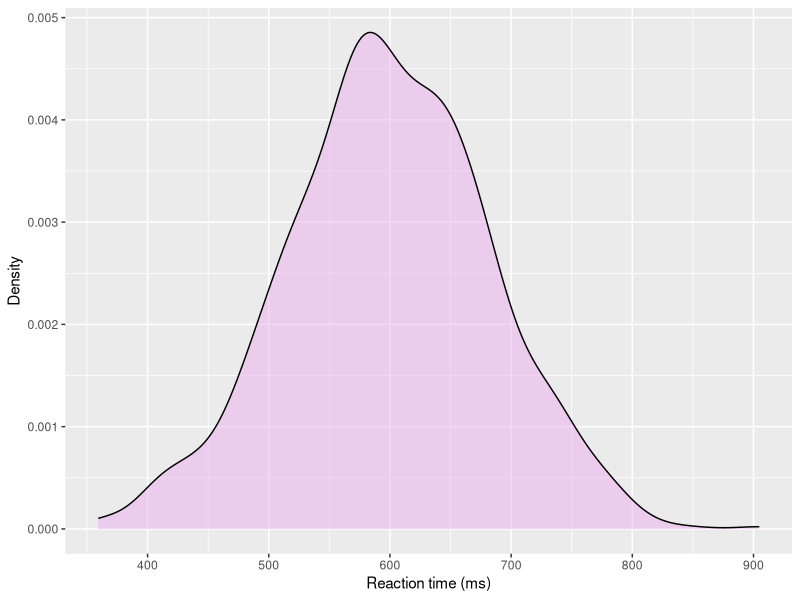
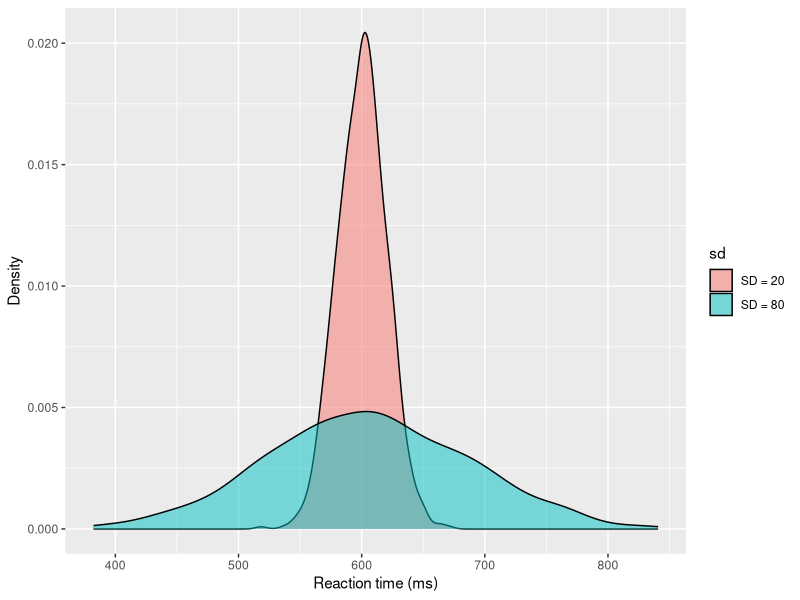

Source code (R) for these figures, in order:
## ---- chunk 1
knitr::opts_chunk$set(echo = TRUE, message = FALSE, warning = FALSE)
## ---- chunk 2
library(tidyverse)
library(palmerpenguins)
## ---- chunk 3
glimpse(penguins)
## ---- chunk 4
set.seed(1)
## ---- chunk 5
rt <- tibble(value = rnorm(1000, mean = 600, sd = 80))
## ---- chunk 6
rt %>%
  ggplot(aes(x = value)) +
  geom_density(fill = "plum2", alpha = 0.5) +
  xlab("Reaction time (ms)") + ylab("Density")
## ---- chunk 7
set.seed(2)
## ---- chunk 8
rt2 <- bind_rows(
  tibble(value = rnorm(1000, mean = 600, sd = 80), sd = "SD = 80"),
  tibble(value = rnorm(1000, mean = 600, sd = 20), sd = "SD = 20")
)
## ---- chunk 9
rt2 %>%
  ggplot(aes(x = value, fill = sd)) +
  geom_density(alpha = 0.5) +
  xlab("Reaction time (ms)") + ylab("Density")
## ---- chunk 10
mean(penguins$flipper_length_mm)
## ---- chunk 11
penguins %>%
  na.omit() %>%
  pull(flipper_length_mm) %>%
  mean()

mean(penguins$flipper_length_mm, na.rm = TRUE)
## ---- chunk 12
nrow(penguins)
nrow(na.omit(penguins))
sum(is.na(penguins$flipper_length_mm))
## ---- chunk 13
median(penguins$flipper_length_mm, na.rm = TRUE)
## ---- chunk 14
find_mode <- function(x) {
  u <- unique(x)
  tab <- tabulate(match(x, u))
  u[tab == max(tab)]
}
## ---- chunk 15
find_mode(penguins$island)
find_mode(penguins$species)
## ---- chunk 16
penguins %>% count(island)
penguins %>% count(species)
## ---- chunk 17
sd(penguins$body_mass_g, na.rm = TRUE)
mad(penguins$body_mass_g, na.rm = TRUE)
range(penguins$body_mass_g, na.rm = TRUE)
## ---- chunk 18
diff(range(penguins$body_mass_g, na.rm = TRUE))
## ---- chunk 19
quantile(penguins$body_mass_g, na.rm = TRUE)
## ---- chunk 20
rts <- c(512, 548, 575, 590, 601, 615, 630, 644, 668, 702)
## ---- chunk 21
c(mean = mean(rts), median = median(rts), sd = sd(rts), mad = mad(rts))

rts_slow <- c(rts, 3000)
c(mean = mean(rts_slow), median = median(rts_slow), sd = sd(rts_slow), mad = mad(rts_slow))
## ---- chunk 22
penguins %>%
  group_by(species) %>%
  summarise(mean_mass = mean(body_mass_g, na.rm = TRUE),
            sd_mass = sd(body_mass_g, na.rm = TRUE),
            n = n())
## ---- chunk 23
penguins %>%
  summarise(mean_mass = mean(body_mass_g, na.rm = TRUE),
            sd_mass = sd(body_mass_g, na.rm = TRUE),
            n = n(),
            .by = species)
## ---- chunk 24
penguins %>%
  summarise(mean_mass = mean(body_mass_g, na.rm = TRUE), .by = island) %>%
  arrange(desc(mean_mass))
## ---- chunk 25
count(penguins, island, species)
